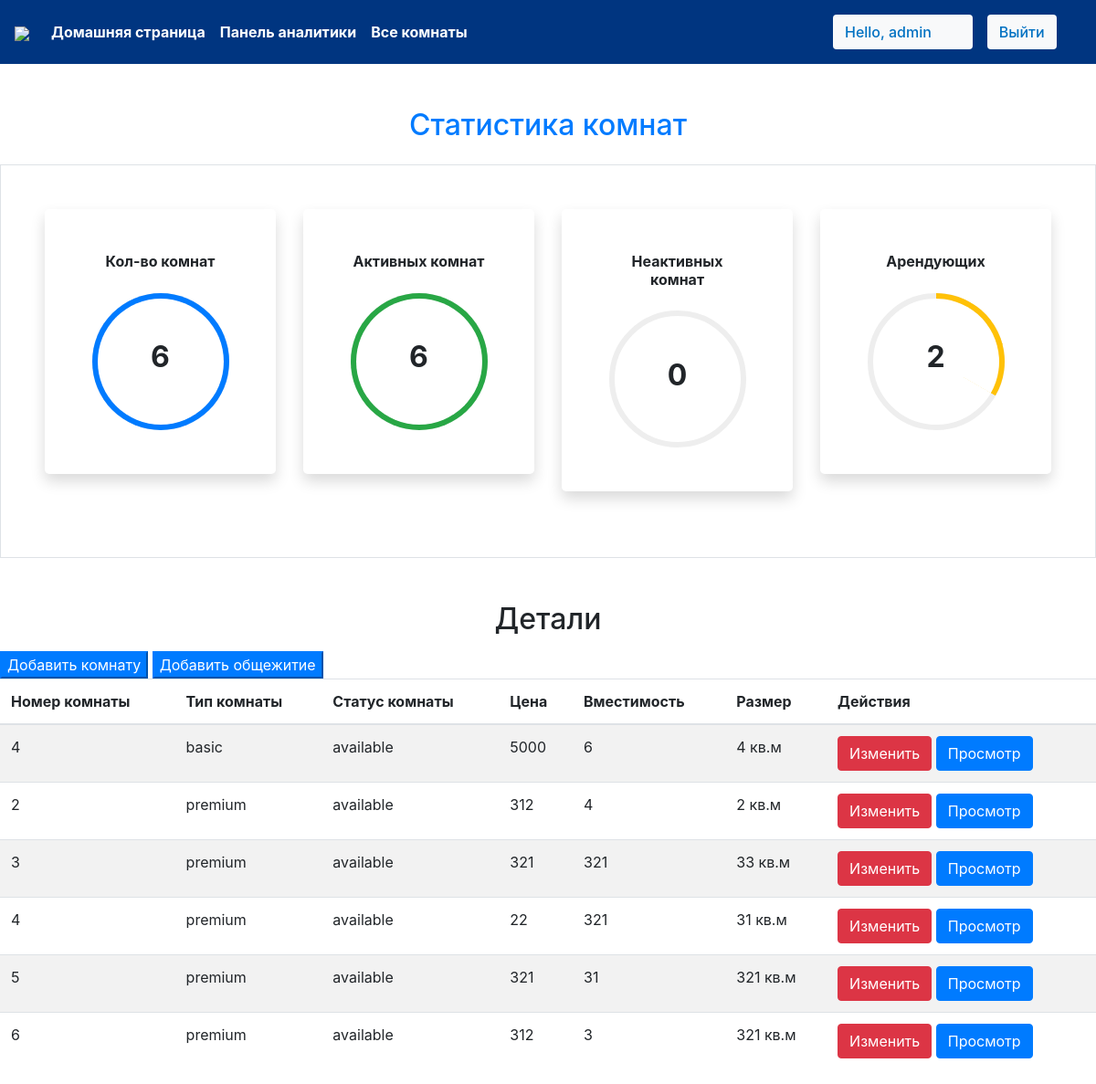
Page /staff/panel (signed in) on the committed database.
### agpk/models.py (models this page shows, shortened)
class Rooms(models.Model):
    ROOM_STATUS = (
    ("1", "available"),
    ("2", "not available"),
    )
    ROOM_TYPE = (
    ("1", "premium"),
    ("2", "deluxe"),
    ("3","basic"),
    )
    room_type = models.CharField(max_length=50,choices = ROOM_TYPE, verbose_name='Тип комнаты')
    capacity = models.IntegerField(verbose_name='Вместимость')
    price = models.IntegerField(verbose_name='Цена')
    size = models.IntegerField(verbose_name='Размер')
    hotel = models.ForeignKey(Hotels, on_delete = models.CASCADE, verbose_name='Общежитие')
    status = models.CharField(choices =ROOM_STATUS,max_length = 15, verbose_name='Статус')
    roomnumber = models.IntegerField(verbose_name='Номер комнаты')

### agpk/views.py (the view)
# urls.py: path('staff/panel', views.panel,name="staffpanel"),
@login_required(login_url='/staff')
def panel(request):
    if request.user.is_staff == False:
        return HttpResponse('Access Denied')
    rooms = Rooms.objects.all()
    total_rooms = len(rooms)
    available_rooms = len(Rooms.objects.all().filter(status='1'))
    unavailable_rooms = len(Rooms.objects.all().filter(status='2'))
    reserved = len(Reservation.objects.all())
    hotel = Hotels.objects.values_list('location','id').distinct().order_by()
    response = render(request,'staff/panel.html',{'location':hotel,'reserved':reserved,'rooms':rooms,'total_rooms':total_rooms,'available':available_rooms,'unavailable':unavailable_rooms})
    return HttpResponse(response)

### agpk/templatetags/app_tags.py (called while the page is built)
@register.filter
def percentage(value1,value2=100):
    return int(value1)/int(value2)*100

### templates/staff/panel.html (shortened to what this page needs)
{% extends 'basic.html' %} {% block title %} staff panel {% endblock title %}  {% block body %}
<section class="my-5 ">
    {%load app_tags%}
    <h2 class="text-center text-primary" style="color:#003580 ; margin-top: 2%; margin-bottom: 2%;">Статистика комнат</h2>
    <div class="container-fluid px-5 py-5 border">
        <div class="row">
            <div class="col-xl-3 col-lg-6 col-sm-12 mb-4 ">
                <div class="bg-white rounded-lg p-5 shadow">
                    <h2 class="h6 font-weight-bold text-center mb-4">Кол-во комнат</h2>
                    <div class="progress mx-auto" data-value={{ total_rooms|percentage:total_rooms}}>
                        <span class="progress-left">
                                    <span class="progress-bar border-primary"></span>
                        </span>
                        <span class="progress-right">
                                    <span class="progress-bar border-primary"></span>
                        </span>
                        <div class="progress-value w-100 h-100 rounded-circle d-flex align-items-center justify-content-center">
                            <div class="h2 font-weight-bold">{{ total_rooms}}</div>
                        </div>
                    </div>
                </div>
            </div>
            <div class="col-xl-3 col-lg-6 col-sm-12 mb-4">
                <div class="bg-white rounded-lg p-5 shadow">
                    <h2 class="h6 font-weight-bold text-center mb-4">Активных комнат</h2>
                    <div class="progress mx-auto" data-value={{ available|percentage:total_rooms}}>
                        <span class="progress-left">
                                    <span class="progress-bar border-success"></span>
                        </span>
                        <span class="progress-right">
                                    <span class="progress-bar border-success"></span>
                        </span>
                        <div class="progress-value w-100 h-100 rounded-circle d-flex align-items-center justify-content-center">
                            <div class="h2 font-weight-bold">{{ available}}</div>
                        </div>
                    </div>
                </div>
            </div>
            <div class="col-xl-3 col-lg-6 col-sm-12 mb-4">
                <div class="bg-white rounded-lg p-5 shadow">
                    <h2 class="h6 font-weight-bold text-center mb-4">Неактивных комнат</h2>
                    <div class="progress mx-auto" data-value={{ unavailable|percentage:total_rooms}}>
                        <span class="progress-left">
                        </span>
                        <span class="progress-right">
                        </span>
                        <div class="progress-value w-100 h-100 rounded-circle d-flex align-items-center justify-content-center">
                            <div class="h2 font-weight-bold">{{ unavailable}}</div>
                        </div>
                    </div>
                </div>
            </div>
            <div class="col-xl-3 col-lg-6 col-sm-12 mb-4">
                <div class="bg-white rounded-lg p-5 shadow">
                    <h2 class="h6 font-weight-bold text-center mb-4">Арендующих</h2>
                    <div class="progress mx-auto" data-value={{reserved |percentage:total_rooms}}>
                        <span class="progress-left">
                        </span>
                        <span class="progress-right">
                                    <span class="progress-bar border-warning"></span>
                        </span>
                        <div class="progress-value w-100 h-100 rounded-circle d-flex align-items-center justify-content-center">
                            <div class="h2 font-weight-bold">{{reserved}}</div>
                        </div>
                    </div>
                </div>
            </div>
        </div>
    </div>
</section>
<h2 class="text-center pb-2">Детали</h2>
<Button class="btn-group btn-primary" data-toggle="modal" data-target="#newroom">Добавить комнату</Button>
<Button class="btn-group btn-primary " data-toggle="modal" data-target="#newlocation" >Добавить общежитие</Button>
<table class="table table-striped  ">
    <thead>
        <th>Номер комнаты</th>
        <th>Тип комнаты</th>
        <th>Статус комнаты</th>
        <th>Цена</th>
        <th>Вместимость</th>
        <th>Размер</th>
        <th colspan="2">Действия</th>
    </thead>
    {% if rooms %} {% for each_room in rooms %}
    <tr>
        <td>{{each_room.roomnumber}}</td>
        <td>{{each_room.get_room_type_display}}</td>
        <td>{{each_room.get_status_display}}</td>
        <td>{{each_room.price}}</td>
        <td>{{each_room.capacity}}</td>
        <td>{{each_room.size}} кв.м</td>
        <td colspan="2">
            <a href="/staff/panel/edit-room?roomid={{each_room.id}}"><Button class="btn btn-danger">Изменить</Button></a>
            <a href="/staff/panel/view-room?roomid={{each_room.id}}"><Button class="btn btn-primary">Просмотр</Button></a>
        </td>
    </tr>
    {% endfor %} {% endif %}
</table>
{% endblock body %}

### templates/basic.html (shortened to what this page needs)
{% load static %}
<!DOCTYPE html>
<!DOCTYPE html>
<html lang="en">
<head>
    <link rel="stylesheet" href="https://use.fontawesome.com/releases/v5.7.0/css/all.css">
    <link rel="stylesheet" href="{% static 'bootstrap\bootstrap.css' %}">
    <link rel="stylesheet" href="https://maxcdn.bootstrapcdn.com/bootstrap/4.5.0/css/bootstrap.min.css" >
</head>
<body style="dbackground-image: url('https://source.unsplash.com/random');height: 100%;">
    <div class="container-fluid px-0">
        <nav class="navbar navbar-expand-lg navbar-dark bg-custom font-weight-bold "  >
            <a class="navbar-brand text-bold bg-black " href="/"><img src="https://brief.agpk.kz/enrollee/assets/img/agpk.png" style="width: 23%" ></a>
            <div class="collapse navbar-collapse " id="navbarSupportedContent">
                <ul class="navbar-nav mr-auto ">
                    <li class="nav-item active">
                        <a class="nav-link text-bold custom-text"  style = "color:#ffffff" href="/home"> Домашняя страница</a>
                    </li>
                    {% if user.is_staff %}
                    <li class="nav-item active">
                        <a class="nav-link text-bold"  style = "color:#ffffff" href="/staff/panel">Панель аналитики
                        </a>
                    </li>
                    {% elif user.is_staff == False and user.is_authenticated %}
                    <li class="nav-item active">
                            <a class="nav-link text-bold" href="/user/bookings"  style = "color:#ffffff" >Мои комнаты </a>
                        </li>
                    {% endif %}
                    {% if user.is_staff %}
                    <li class="nav-item active">
                            <a class="nav-link text-bold"  style = "color:#ffffff" href="/staff/allbookings">Все комнаты </a>
                        </li>
                    {% endif %}
                </ul>
                {% if user.is_authenticated %}
                      <button class="btn btn-group bg-light" data-toggle="modal" data-target="#forlogin" style = "color:#0071c2; font-weight: 500!important" >
                       Hello, {{request.user}}
                       <a href="/logout" class="nav-link ">
                    <button class="btn btn-group  bg-light " data-toggle="modal" data-target="#forlogin" style = "color:#0071c2; font-weight: 500!important" >
                        Выйти
                    </button></a>&nbsp; &nbsp;
                    </button>
                {% endif %}
            </div>
        </nav>
    </div>
    {% block body %}
    {% endblock body %}
</body>
</html>

### templates/basic.html (style rules this page uses)
.bg-custom { background-color: #003580; }
.custom-text { color: #0c5460; }
a { text-decoration: none; }

### templates/staff/panel.html (style rules this page uses)
.progress { width: 150px; height: 150px; background: none; position: relative; }
.progress::after { content: ""; width: 100%; height: 100%; border-radius: 50%; border: 6px solid #eee; position: absolute; top: 0; left: 0; }
.progress>span { width: 50%; height: 100%; overflow: hidden; position: absolute; top: 0; z-index: 1; }
.progress .progress-left { left: 0; }
.progress .progress-bar { width: 100%; height: 100%; background: none; border-width: 6px; border-style: solid; position: absolute; top: 0; }
.progress .progress-left .progress-bar { left: 100%; border-top-right-radius: 80px; border-bottom-right-radius: 80px; border-left: 0; -webkit-transform-origin: center left; transform-origin: center left; }
.progress .progress-right { right: 0; }
.progress .progress-right .progress-bar { left: -100%; border-top-left-radius: 80px; border-bottom-left-radius: 80px; border-right: 0; -webkit-transform-origin: center right; transform-origin: center right; }
.progress .progress-value { position: absolute; top: 0; left: 0; }
body { min-height: 100vh; }
.rounded-lg { border-radius: 1rem; }

### rows in the picture
Rooms: roomnumber "4", room_type "basic", status "available", price "5000", capacity "6", size "4"
Rooms: roomnumber "2", room_type "premium", status "available", price "312", capacity "4", size "2"
Rooms: roomnumber "3", room_type "premium", status "available", price "321", capacity "321", size "33"
Rooms: roomnumber "4", room_type "premium", status "available", price "22", capacity "321", size "31"
Rooms: roomnumber "5", room_type "premium", status "available", price "321", capacity "31", size "321"
Rooms: roomnumber "6", room_type "premium", status "available", price "312", capacity "3", size "321"

### other values in the picture
{{ request.user }} "admin"
{{ total_rooms }} "6"
{{ available }} "6"
{{ unavailable }} "0"
{{ reserved }} "2"
